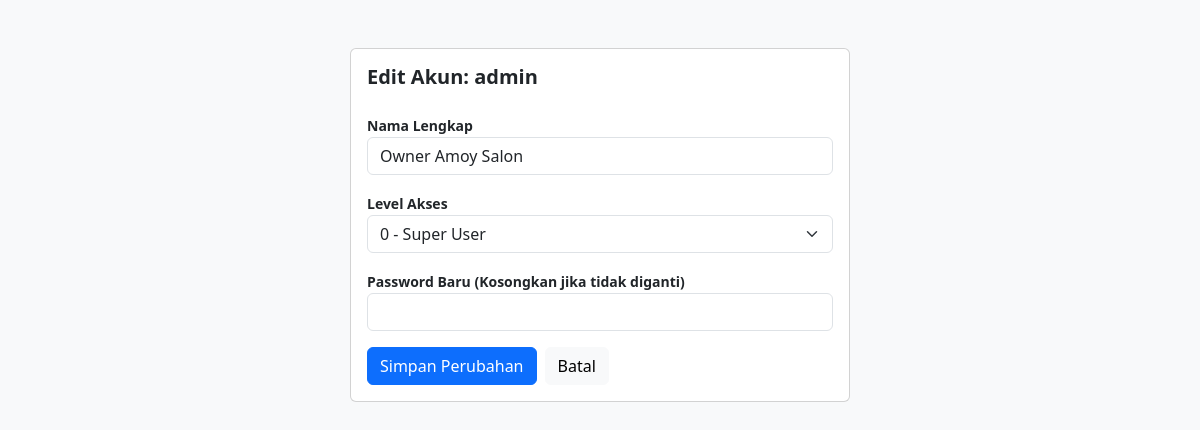
The app's page /class/user_edit.php?id=3 (signed in) with its own data.
### tables this page shows
CREATE TABLE `users` (
  `id_user` int(11) NOT NULL,
  `username` varchar(50) NOT NULL,
  `password` varchar(255) NOT NULL,
  `nama_lengkap` varchar(100) DEFAULT NULL,
  `level` int(11) NOT NULL COMMENT '0:SuperUser, 1:Admin, 2:Pegawai, 3:User'
);

### class/user_edit.php (the view, shortened to what this page needs)
<?php
include 'koneksi.php';
$id = $_GET['id'];
$data = mysqli_fetch_array(mysqli_query($conn, "SELECT * FROM users WHERE id_user='$id'"));
?>
<!DOCTYPE html>
<html>
<head>
    <link href="https://cdn.jsdelivr.net/npm/bootstrap@5.3.0/dist/css/bootstrap.min.css" rel="stylesheet">
</head>
<body class="bg-light p-5">
    <div class="card mx-auto" style="max-width: 500px;">
        <div class="card-body">
            <h5 class="fw-bold mb-4">Edit Akun: <?= $data['username']; ?></h5>
            <form method="POST">
                <div class="mb-3">
                    <label class="small fw-bold">Nama Lengkap</label>
                    <input type="text" name="nama_lengkap" class="form-control" value="<?= $data['nama_lengkap']; ?>" required>
                </div>
                <div class="mb-3">
                    <label class="small fw-bold">Level Akses</label>
                    <select name="level" class="form-select">
                        <option value="0" <?= $data['level']==0?'selected':''; ?>>0 - Super User</option>
                    </select>
                </div>
                <div class="mb-3">
                    <label class="small fw-bold">Password Baru (Kosongkan jika tidak diganti)</label>
                    <input type="password" name="password" class="form-control">
                </div>
                <div class="d-flex gap-2">
                    <button type="submit" name="edit_user" class="btn btn-primary">Simpan Perubahan</button>
                    <a href="user_manage.php" class="btn btn-light">Batal</a>
                </div>
            </form>
        </div>
    </div>
</body>
</html>

### records on screen
users: username "admin", nama_lengkap "Owner Amoy Salon", level "0 - Super User"
